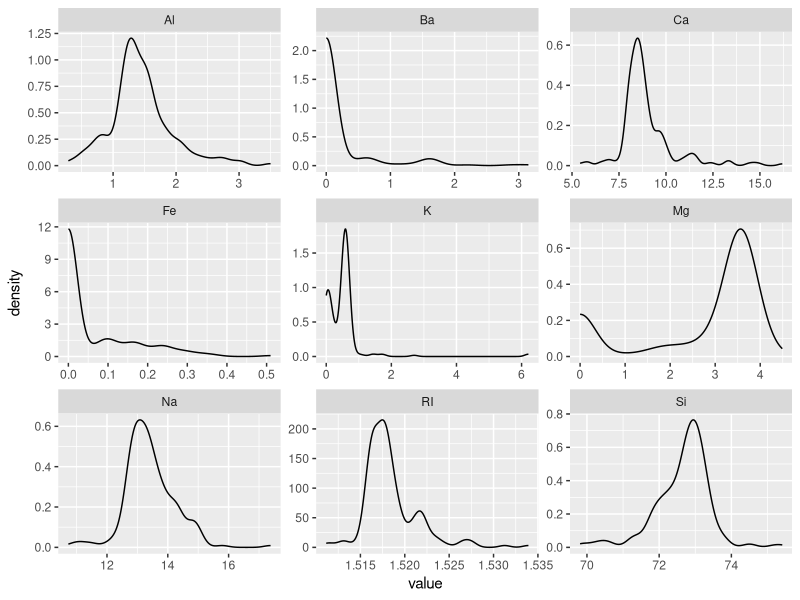

Here is the R script that generated this plot:
library(tidyverse)
library(mlbench) # data
library(e1071) # skewness
data(Glass)

# ok the factor is the class so don't mutate it

glass <- Glass %>% 
  as.tibble %>%
  mutate(id = rownames(Glass) %>% as.integer)

# any significant skew ? 

glass %>%
  select(-id) %>%
  summarise_all(funs(skewness)) %>%
  gather(key=predictor,value=skewness) %>%
  mutate(skewness_rank = dense_rank(abs(skewness))) %>%
  arrange(-skewness_rank)

glass %>%
  gather(key=predictor,value=value,-id,-Type) %>%
  ggplot(aes(x=value)) + geom_density() + facet_wrap(~predictor,scales="free")

# some rare high K samples, let's have a look

glass %>% 
  filter(K > 2)
